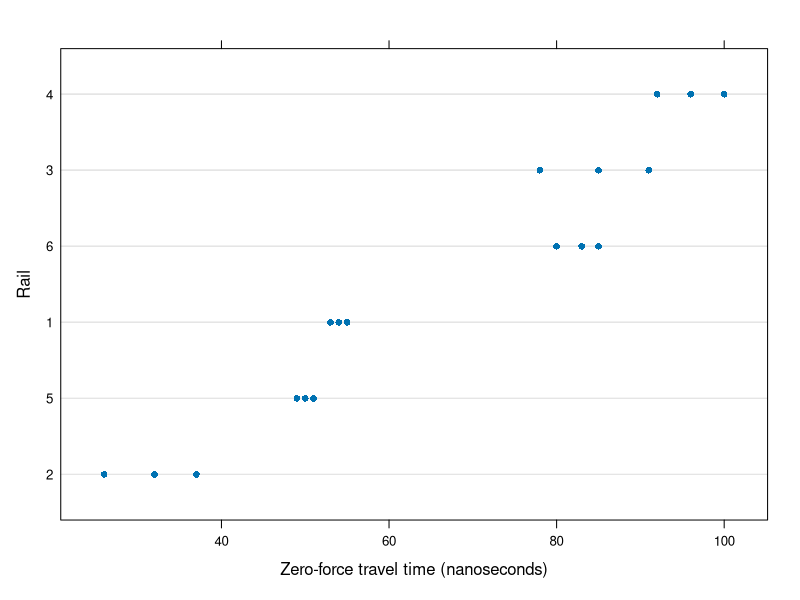

The R script that drew this image:
## ---- chunk 1
knitr::opts_chunk$set(echo = TRUE)
knitr::opts_chunk$set(fig.align = "center")
knitr::opts_chunk$set(fig.height = 4)
knitr::opts_chunk$set(fig.width = 4)
## ---- chunk 2
library(nlme)
head(Rail)
class(Rail)
plot(Rail)
## ---- chunk 3
fm1Rail.lm <- lm(travel ~ 1, data = Rail)
summary(fm1Rail.lm)
## ---- chunk 4
fm2Rail.lm <- lm(travel ~ Rail - 1, data = Rail)
summary(fm2Rail.lm)
